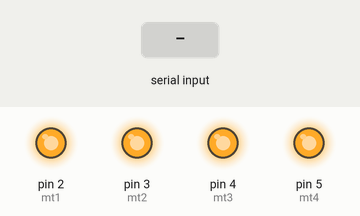
Simulated run of this sketch. Board: Arduino Uno, built with avr-gcc and run on an emulated ATmega328P. Shown: output pins drawn as LEDs (lit = HIGH). The inputs (shaded band) are chosen by the test bench. What the sketch prints to the serial monitor is not drawn.

Above: at 1.2 s.
1.3 s: "1" received over Serial
At 2.2 s:
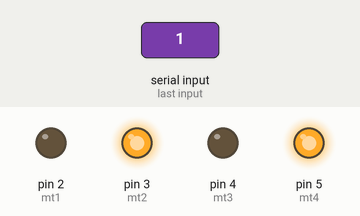
2.9 s: "2" received over Serial
At 3.5 s:
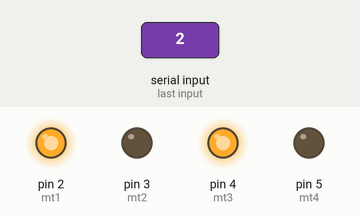
4.5 s: "3" received over Serial
At 5.0 s:
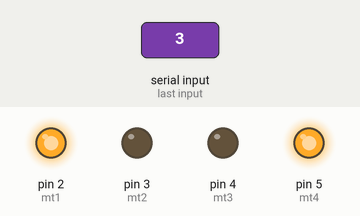
6.6 s: "4" received over Serial
At 7.1 s:
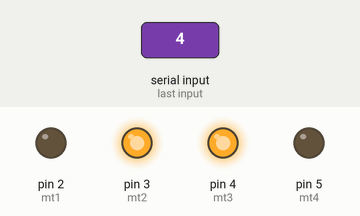
Timing chart, 0 to 9.6 s (numbered marks = the images above; inputs shaded):
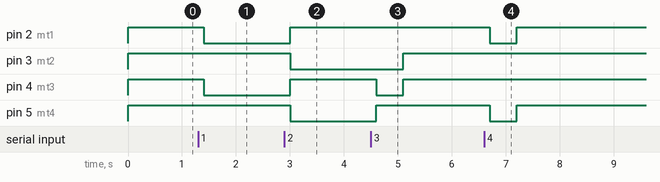

Measured:
- after the input at 1.3 s, pin 2 (mt1), pin 4 (mt3): HIGH → LOW after 0.10 s
- after the input at 2.9 s, pin 2 (mt1), pin 4 (mt3): LOW → HIGH after 0.10 s; pin 3 (mt2), pin 5 (mt4): HIGH → LOW after 0.10 s
- after the input at 4.5 s, pin 3 (mt2): LOW → HIGH after 0.60 s; pin 4 (mt3): HIGH → LOW after 0.10 s, → HIGH 0.50 s later; pin 5 (mt4): LOW → HIGH after 0.10 s
- after the input at 6.6 s, pin 2 (mt1), pin 5 (mt4): HIGH → LOW after 0.10 s, → HIGH 0.50 s later

The sketch:

Bluetooth_Robot__final_.ino
```cpp
// Blutooth Robo Code:

const int mt1 =  2;
const int mt2 =  3;
const int mt3 =  4;
const int mt4 =  5;
void setup()
{
  pinMode(mt1, OUTPUT);
  pinMode(mt2, OUTPUT);
  pinMode(mt3, OUTPUT);
  pinMode(mt4, OUTPUT);
  digitalWrite(mt1, HIGH);
  digitalWrite(mt2, HIGH);
  digitalWrite(mt3, HIGH);
  digitalWrite(mt4, HIGH);
  Serial.begin(9600);
}
void loop()
{
  unsigned char in = 0;
  if (Serial.available())
  {
    delay(100);
    while (Serial.available() > 0)
      in = Serial.read();
  }

  if (in == 49)
  {
    digitalWrite(mt1, LOW);
    digitalWrite(mt2, HIGH);
    digitalWrite(mt3, LOW);
    digitalWrite(mt4, HIGH);
    Serial.println('Forward Command: 1');
    Serial.println('go');
  }
  if (in == 50)
  {
    digitalWrite(mt1, HIGH);
    digitalWrite(mt2, LOW);
    digitalWrite(mt3, HIGH);
    digitalWrite(mt4, LOW);
    Serial.println('backward Command: 2');
    Serial.println('back');
  }
  if (in == 51)
  {
    digitalWrite(mt1, HIGH);
    digitalWrite(mt2, LOW);
    digitalWrite(mt3, LOW);
    digitalWrite(mt4, HIGH);
    delay(500);
    digitalWrite(mt1, HIGH);
    digitalWrite(mt2, HIGH);
    digitalWrite(mt3, HIGH);
    digitalWrite(mt4, HIGH);
    delay(500);
    Serial.println('left Command: 3');
    Serial.println('left');
  }
  if (in == 52)
  {
    digitalWrite(mt1, LOW);
    digitalWrite(mt2, HIGH);
    digitalWrite(mt3, HIGH);
    digitalWrite(mt4, LOW);
    delay(500);
    digitalWrite(mt1, HIGH);
    digitalWrite(mt2, HIGH);
    digitalWrite(mt3, HIGH);
    digitalWrite(mt4, HIGH);
    delay(500);
    Serial.println('right Command: 4');
    Serial.println('right');
  }
  if (in == 53)
  {
    digitalWrite(mt1, HIGH);
    digitalWrite(mt2, HIGH);
    digitalWrite(mt3, HIGH);
    digitalWrite(mt4, HIGH);
    Serial.println('stop Command: 5');
    Serial.println('stop');
  }
  Serial.println(in);
}
```
